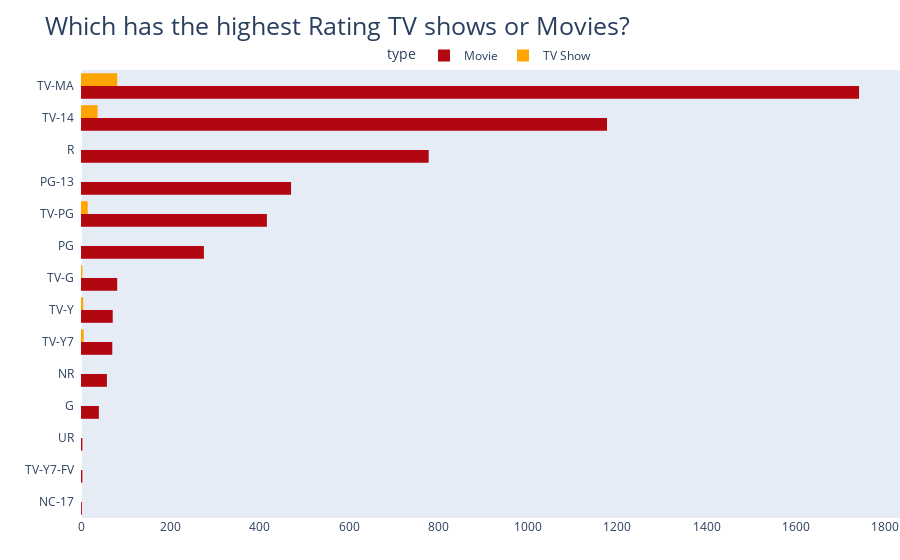

Notebook cell for this chart:
### Markdown cell above
#### 3.2. Group Bar Chart

### Code cell
fig_group_bar = px.histogram(df, y='rating', color='type', title='Which has the highest Rating TV shows or Movies?',
                             color_discrete_sequence=['#b20710', 'orange'], barmode='group')
fig_group_bar.update_xaxes(showgrid=False)
fig_group_bar.update_yaxes(showgrid=False, categoryorder='total ascending', ticksuffix='  ', showline=False)
fig_group_bar.update_traces(hovertemplate=None, marker=dict(line=dict(width=0)))
fig_group_bar.update_layout(margin=dict(t=70, b=0, l=0, r=0),
                            hovermode="y unified", 
                            xaxis_title=' ', yaxis_title=" ",
                            title_font=dict(size=25),
                            legend=dict(orientation="h", yanchor="bottom", y=1, xanchor="center", x=0.5),
                           )

### Figure 1 — Plotly figure (JSON) as saved in the notebook; plotly's stock layout.template omitted (floating-point values rounded to 4 significant figures; data arrays with more than 128 entries replaced by an {"elided": "..."} marker saying what was removed)
{"data": [{"alignmentgroup": "True", "bingroup": "y", "legendgroup": "Movie", "marker": {"color": "#b20710", "line": {"width": 0}, "pattern": {"shape": ""}}, "name": "Movie", "offsetgroup": "Movie", "orientation": "h", "showlegend": true, "type": "histogram", "xaxis": "x", "y": {"elided": "5185 str values"}, "yaxis": "y"}, {"alignmentgroup": "True", "bingroup": "y", "legendgroup": "TV Show", "marker": {"color": "orange", "line": {"width": 0}, "pattern": {"shape": ""}}, "name": "TV Show", "offsetgroup": "TV Show", "orientation": "h", "showlegend": true, "type": "histogram", "xaxis": "x", "y": {"elided": "147 str values"}, "yaxis": "y"}], "layout": {"autosize": true, "barmode": "group", "hovermode": "y unified", "legend": {"orientation": "h", "title": {"text": "type"}, "tracegroupgap": 0, "x": 0.5, "xanchor": "center", "y": 1, "yanchor": "bottom"}, "margin": {"b": 0, "l": 0, "r": 0, "t": 70}, "title": {"font": {"size": 25}, "text": "Which has the highest Rating TV shows or Movies?"}, "xaxis": {"anchor": "y", "autorange": true, "domain": [0, 1], "range": [0, 1833.0], "showgrid": false, "title": {"text": " "}}, "yaxis": {"anchor": "x", "autorange": true, "categoryorder": "total ascending", "domain": [0, 1], "range": [-0.5, 13.5], "showgrid": false, "showline": false, "ticksuffix": "  ", "title": {"text": " "}, "type": "category"}}}
